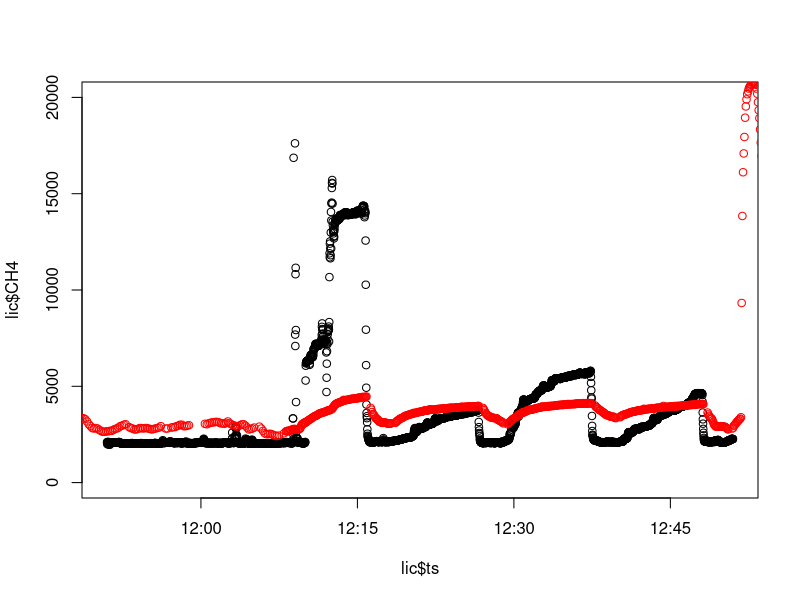

This figure's R source:
##########################################
#
# calibration for AQUA flux chamebers
#
# MML 05/18/26
###########################################

library("lubridate")
rm(list = ls())

# read licor data
lic <- read.csv("calibration_data/licor_20260421.csv", header = T)

# read aquaflux data
aqf <- na.exclude(read.csv("calibration_data/aquaflux_20260421.CSV", header = T))

aqf$K30_CO2 <- as.numeric(aqf$K30_CO2)
aqf$CH4smV <- as.numeric(aqf$CH4smV)

aqf$ts <- ymd_hms(aqf$datetime)

strptime(lic$time,format = "Y%-m%-d% H%:M%:S%")
lic$ts <- ymd_hms(lic$time)

plot(lic$ts, lic$CH4, ylim = c(0,20000))
points(aqf$ts+210, aqf$CH4smV*5, col = "red", add = T)
